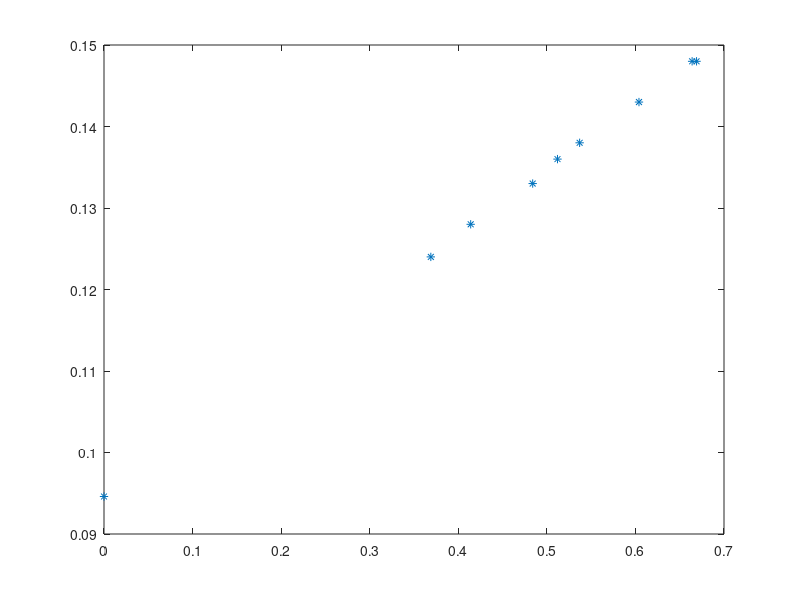

MATLAB code for this plot: (Note: this script raises an error after producing the figure.)
close all;
figure(1);
figure(1);
Re=[0 0.664 0.669 0.604 0.484 0.512 0.537 0.414 0.369]
Os=[0.0946 0.148 0.148 0.143 0.133 0.136 0.138 0.128 0.124]
plot(Re,Os,'*');
P = POLYFIT(Re,Os,1);

hold on;
plot(Re,P(1)*Re+P(2));
plot(Re*1.0803,0.0946,'r*')
plot([0:0.0001:0.7],0.0946)